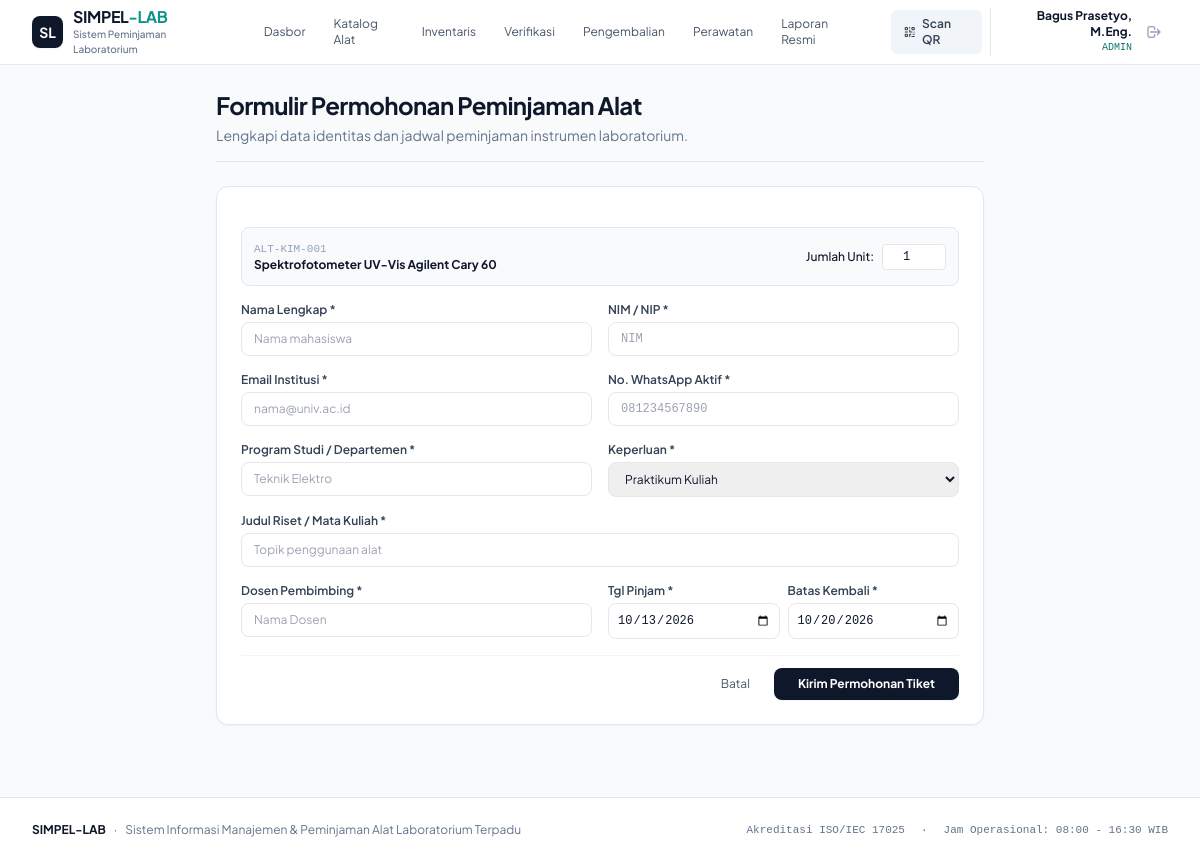
/peminjaman.php?alat_id=3, run on the app's committed database.
### tables this page shows
CREATE TABLE IF NOT EXISTS `alat` (
  `id` INT AUTO_INCREMENT PRIMARY KEY,
  `kode_alat` VARCHAR(50) NOT NULL UNIQUE,
  `kategori_id` INT NOT NULL,
  `nama_alat` VARCHAR(150) NOT NULL,
  `merk_model` VARCHAR(100) NOT NULL,
  `spesifikasi` TEXT NOT NULL,
  `lokasi_rak` VARCHAR(100) NOT NULL,
  `kondisi` ENUM('BAIK', 'RUSAK_RINGAN', 'RUSAK_BERAT', 'DALAM_PERAWATAN') NOT NULL DEFAULT 'BAIK',
  `total_stok` INT NOT NULL DEFAULT 1,
  `stok_tersedia` INT NOT NULL DEFAULT 1,
  `harga_perkiraan` DECIMAL(15,2) DEFAULT 0,
  `aksesoris` TEXT,
  `foto` VARCHAR(255) DEFAULT NULL,
  `created_at` TIMESTAMP DEFAULT CURRENT_TIMESTAMP,
  FOREIGN KEY (`kategori_id`) REFERENCES `kategori`(`id`) ON DELETE CASCADE
);

### peminjaman.php (the view, shortened to what this page needs)
<?php
require_once __DIR__ . '/includes/header.php';
$alat_id = $_GET['alat_id'] ?? null;
$selected_alat = null;
if ($alat_id && isset($pdo)) {
    $stmt = $pdo->prepare("SELECT * FROM alat WHERE id = ?");
    $stmt->execute([$alat_id]);
    $selected_alat = $stmt->fetch();
}
$success_tiket = null;
?>
<div class="max-w-3xl mx-auto space-y-6">
  <div class="pb-4 border-b border-slate-200">
    <h1 class="text-xl sm:text-2xl font-bold tracking-tight text-slate-900">
      Formulir Permohonan Peminjaman Alat
    </h1>
    <p class="text-xs sm:text-sm text-slate-500 mt-1">
      Lengkapi data identitas dan jadwal peminjaman instrumen laboratorium.
    </p>
  </div>
  <?php if ($success_tiket): ?>
    <div class="p-6 bg-white rounded-xl border border-slate-200 shadow-sm text-center space-y-3">
      <div class="w-12 h-12 bg-teal-50 text-teal-700 rounded-full flex items-center justify-center mx-auto">
        ✓
      </div>
      <h2 class="text-lg font-bold text-slate-900">Permohonan Berhasil Dikirim!</h2>
      <p class="text-xs text-slate-600">
        Nomor Tiket Anda: <strong class="font-mono text-teal-800 text-sm"><?= htmlspecialchars($success_tiket) ?></strong>
      </p>
      <div class="pt-2">
        <a href="katalog.php" class="px-4 py-2 text-xs font-semibold text-white bg-slate-900 rounded-lg">
          Kembali ke Katalog
        </a>
      </div>
    </div>
  <?php else: ?>
    <form method="POST" action="peminjaman.php" class="bg-white rounded-xl border border-slate-200 p-6 shadow-sm space-y-4 text-xs">
      <?php if ($selected_alat): ?>
        <div class="p-3 bg-slate-50 border border-slate-200 rounded-lg flex justify-between items-center">
          <div>
            <span class="text-slate-400 font-mono text-[11px]"><?= htmlspecialchars($selected_alat['kode_alat']) ?></span>
            <h4 class="font-bold text-slate-900"><?= htmlspecialchars($selected_alat['nama_alat']) ?></h4>
          </div>
          <div class="flex items-center gap-2">
            <label class="font-medium">Jumlah Unit:</label>
            <input type="number" name="jumlah" min="1" max="<?= $selected_alat['stok_tersedia'] ?>" value="1" class="w-16 px-2 py-1 border rounded text-center font-mono">
          </div>
        </div>
      <?php endif; ?>
      <div class="grid grid-cols-1 sm:grid-cols-2 gap-4">
        <div>
          <label class="block font-semibold text-slate-700 mb-1">Nama Lengkap *</label>
          <input type="text" required name="nama_peminjam" class="w-full px-3 py-2 border rounded-lg focus:ring-2 focus:ring-slate-900" placeholder="Nama mahasiswa">
        </div>
        <div>
          <label class="block font-semibold text-slate-700 mb-1">NIM / NIP *</label>
          <input type="text" required name="nim_nip" class="w-full px-3 py-2 border rounded-lg font-mono focus:ring-2 focus:ring-slate-900" placeholder="NIM">
        </div>
        <div>
          <label class="block font-semibold text-slate-700 mb-1">Email Institusi *</label>
          <input type="email" required name="email" class="w-full px-3 py-2 border rounded-lg focus:ring-2 focus:ring-slate-900" placeholder="nama@univ.ac.id">
        </div>
        <div>
          <label class="block font-semibold text-slate-700 mb-1">No. WhatsApp Aktif *</label>
          <input type="tel" required name="no_hp" class="w-full px-3 py-2 border rounded-lg font-mono focus:ring-2 focus:ring-slate-900" placeholder="081234567890">
        </div>
        <div>
          <label class="block font-semibold text-slate-700 mb-1">Program Studi / Departemen *</label>
          <input type="text" required name="prodi" class="w-full px-3 py-2 border rounded-lg focus:ring-2 focus:ring-slate-900" placeholder="Teknik Elektro">
        </div>
        <div>
          <label class="block font-semibold text-slate-700 mb-1">Keperluan *</label>
          <select name="keperluan" class="w-full px-3 py-2 border rounded-lg focus:ring-2 focus:ring-slate-900">
            <option value="PRAKTIKUM">Praktikum Kuliah</option>
          </select>
        </div>
        <div class="sm:col-span-2">
          <label class="block font-semibold text-slate-700 mb-1">Judul Riset / Mata Kuliah *</label>
          <input type="text" required name="judul_kegiatan" class="w-full px-3 py-2 border rounded-lg focus:ring-2 focus:ring-slate-900" placeholder="Topik penggunaan alat">
        </div>
        <div>
          <label class="block font-semibold text-slate-700 mb-1">Dosen Pembimbing *</label>
          <input type="text" required name="dosen_pembimbing" class="w-full px-3 py-2 border rounded-lg focus:ring-2 focus:ring-slate-900" placeholder="Nama Dosen">
        </div>
        <div class="grid grid-cols-2 gap-2">
          <div>
            <label class="block font-semibold text-slate-700 mb-1">Tgl Pinjam *</label>
            <input type="date" required name="tgl_pinjam" value="<?= date('Y-m-d') ?>" class="w-full px-2 py-2 border rounded-lg font-mono">
          </div>
          <div>
            <label class="block font-semibold text-slate-700 mb-1">Batas Kembali *</label>
            <input type="date" required name="tgl_kembali" value="<?= date('Y-m-d', strtotime('+7 days')) ?>" class="w-full px-2 py-2 border rounded-lg font-mono">
          </div>
        </div>
      </div>
      <div class="pt-3 border-t border-slate-100 flex justify-end gap-2">
        <a href="katalog.php" class="px-4 py-2 text-slate-600 hover:bg-slate-100 rounded-lg">Batal</a>
        <button type="submit" class="px-6 py-2 text-white bg-slate-900 hover:bg-slate-800 rounded-lg font-bold shadow-sm">
          Kirim Permohonan Tiket
        </button>
      </div>
    </form>
  <?php endif; ?>
</div>
<?php require_once __DIR__ . '/includes/footer.php'; ?>

### includes/header.php (style rules this page uses)
body { font-family: 'Plus Jakarta Sans', sans-serif; }
.font-mono { font-family: 'JetBrains Mono', monospace; font-variant-numeric: tabular-nums; }

### data on the page
alat: kode_alat "ALT-KIM-001", nama_alat "Spektrofotometer UV-Vis Agilent Cary 60", jumlah "1"

### other printed values
$label "Dasbor"
$label "Katalog Alat"
$label "Inventaris"
$label "Verifikasi"
$label "Pengembalian"
$label "Perawatan"
$label "Laporan Resmi"
$user['nama_lengkap'] "Bagus Prasetyo, M.Eng."
$user['role'] "ADMIN"
APP_NAME "SIMPEL-LAB"
